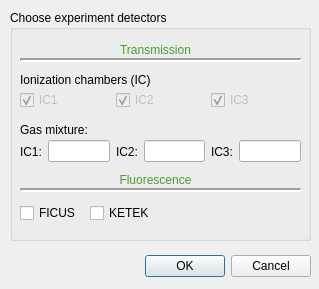
<?xml version="1.0" encoding="UTF-8"?>
<ui version="4.0">
 <class>Dialog</class>
 <widget class="QDialog" name="Dialog">
  <property name="geometry">
   <rect>
    <x>0</x>
    <y>0</y>
    <width>319</width>
    <height>289</height>
   </rect>
  </property>
  <property name="windowTitle">
   <string>Experiment detectors</string>
  </property>
  <widget class="QDialogButtonBox" name="buttonBox">
   <property name="geometry">
    <rect>
     <x>140</x>
     <y>250</y>
     <width>171</width>
     <height>32</height>
    </rect>
   </property>
   <property name="orientation">
    <enum>Qt::Horizontal</enum>
   </property>
   <property name="standardButtons">
    <set>QDialogButtonBox::Cancel|QDialogButtonBox::Ok</set>
   </property>
  </widget>
  <widget class="QGroupBox" name="groupBox">
   <property name="geometry">
    <rect>
     <x>10</x>
     <y>10</y>
     <width>301</width>
     <height>231</height>
    </rect>
   </property>
   <property name="font">
    <font>
     <weight>50</weight>
     <bold>false</bold>
    </font>
   </property>
   <property name="title">
    <string>Choose experiment detectors </string>
   </property>
   <widget class="QLabel" name="label">
    <property name="geometry">
     <rect>
      <x>10</x>
      <y>60</y>
      <width>161</width>
      <height>20</height>
     </rect>
    </property>
    <property name="text">
     <string>Ionization chambers (IC)</string>
    </property>
   </widget>
   <widget class="QCheckBox" name="FICUS">
    <property name="geometry">
     <rect>
      <x>10</x>
      <y>190</y>
      <width>61</width>
      <height>26</height>
     </rect>
    </property>
    <property name="text">
     <string>FICUS</string>
    </property>
    <property name="checked">
     <bool>false</bool>
    </property>
   </widget>
   <widget class="QCheckBox" name="KETEK">
    <property name="enabled">
     <bool>true</bool>
    </property>
    <property name="geometry">
     <rect>
      <x>80</x>
      <y>190</y>
      <width>61</width>
      <height>26</height>
     </rect>
    </property>
    <property name="text">
     <string>KETEK</string>
    </property>
    <property name="checked">
     <bool>false</bool>
    </property>
   </widget>
   <widget class="QLabel" name="label_2">
    <property name="geometry">
     <rect>
      <x>10</x>
      <y>110</y>
      <width>101</width>
      <height>20</height>
     </rect>
    </property>
    <property name="minimumSize">
     <size>
      <width>0</width>
      <height>20</height>
     </size>
    </property>
    <property name="text">
     <string>Gas mixture:</string>
    </property>
   </widget>
   <widget class="Line" name="line">
    <property name="geometry">
     <rect>
      <x>10</x>
      <y>170</y>
      <width>281</width>
      <height>20</height>
     </rect>
    </property>
    <property name="font">
     <font>
      <pointsize>12</pointsize>
      <weight>50</weight>
      <bold>false</bold>
      <kerning>true</kerning>
     </font>
    </property>
    <property name="frameShadow">
     <enum>QFrame::Sunken</enum>
    </property>
    <property name="lineWidth">
     <number>2</number>
    </property>
    <property name="orientation">
     <enum>Qt::Horizontal</enum>
    </property>
   </widget>
   <widget class="QLabel" name="label_3">
    <property name="geometry">
     <rect>
      <x>0</x>
      <y>30</y>
      <width>291</width>
      <height>20</height>
     </rect>
    </property>
    <property name="text">
     <string>&lt;html&gt;&lt;head/&gt;&lt;body&gt;&lt;p&gt;&lt;span style=&quot; color:#499d30;&quot;&gt;Transmission&lt;/span&gt;&lt;/p&gt;&lt;/body&gt;&lt;/html&gt;</string>
    </property>
    <property name="alignment">
     <set>Qt::AlignCenter</set>
    </property>
   </widget>
   <widget class="QLabel" name="label_4">
    <property name="geometry">
     <rect>
      <x>0</x>
      <y>160</y>
      <width>291</width>
      <height>20</height>
     </rect>
    </property>
    <property name="text">
     <string>&lt;html&gt;&lt;head/&gt;&lt;body&gt;&lt;p&gt;&lt;span style=&quot; color:#499d30;&quot;&gt;Fluorescence&lt;/span&gt;&lt;/p&gt;&lt;/body&gt;&lt;/html&gt;</string>
    </property>
    <property name="alignment">
     <set>Qt::AlignCenter</set>
    </property>
   </widget>
   <widget class="Line" name="line_2">
    <property name="geometry">
     <rect>
      <x>10</x>
      <y>40</y>
      <width>281</width>
      <height>20</height>
     </rect>
    </property>
    <property name="font">
     <font>
      <pointsize>12</pointsize>
      <weight>50</weight>
      <bold>false</bold>
      <kerning>true</kerning>
     </font>
    </property>
    <property name="frameShadow">
     <enum>QFrame::Sunken</enum>
    </property>
    <property name="lineWidth">
     <number>2</number>
    </property>
    <property name="orientation">
     <enum>Qt::Horizontal</enum>
    </property>
   </widget>
   <widget class="QWidget" name="layoutWidget">
    <property name="geometry">
     <rect>
      <x>10</x>
      <y>130</y>
      <width>281</width>
      <height>23</height>
     </rect>
    </property>
    <layout class="QHBoxLayout" name="horizontalLayout">
     <item>
      <widget class="QLabel" name="label_IC1gas">
       <property name="minimumSize">
        <size>
         <width>0</width>
         <height>20</height>
        </size>
       </property>
       <property name="text">
        <string>IC1:</string>
       </property>
      </widget>
     </item>
     <item>
      <widget class="QLineEdit" name="IC1GasMix">
       <property name="minimumSize">
        <size>
         <width>0</width>
         <height>21</height>
        </size>
       </property>
       <property name="frame">
        <bool>true</bool>
       </property>
      </widget>
     </item>
     <item>
      <widget class="QLabel" name="label_IC2gas">
       <property name="minimumSize">
        <size>
         <width>0</width>
         <height>20</height>
        </size>
       </property>
       <property name="text">
        <string>IC2:</string>
       </property>
      </widget>
     </item>
     <item>
      <widget class="QLineEdit" name="IC2GasMix">
       <property name="minimumSize">
        <size>
         <width>0</width>
         <height>21</height>
        </size>
       </property>
       <property name="frame">
        <bool>true</bool>
       </property>
      </widget>
     </item>
     <item>
      <widget class="QLabel" name="label_IC3gas">
       <property name="minimumSize">
        <size>
         <width>0</width>
         <height>20</height>
        </size>
       </property>
       <property name="text">
        <string>IC3:</string>
       </property>
      </widget>
     </item>
     <item>
      <widget class="QLineEdit" name="IC3GasMix">
       <property name="minimumSize">
        <size>
         <width>0</width>
         <height>21</height>
        </size>
       </property>
       <property name="frame">
        <bool>true</bool>
       </property>
      </widget>
     </item>
    </layout>
   </widget>
   <widget class="QWidget" name="layoutWidget">
    <property name="geometry">
     <rect>
      <x>10</x>
      <y>80</y>
      <width>281</width>
      <height>20</height>
     </rect>
    </property>
    <layout class="QHBoxLayout" name="horizontalLayout_2">
     <item>
      <widget class="QCheckBox" name="IC1">
       <property name="enabled">
        <bool>false</bool>
       </property>
       <property name="text">
        <string>IC1</string>
       </property>
       <property name="checked">
        <bool>true</bool>
       </property>
      </widget>
     </item>
     <item>
      <widget class="QCheckBox" name="IC2">
       <property name="enabled">
        <bool>false</bool>
       </property>
       <property name="text">
        <string>IC2</string>
       </property>
       <property name="checked">
        <bool>true</bool>
       </property>
      </widget>
     </item>
     <item>
      <widget class="QCheckBox" name="IC3">
       <property name="enabled">
        <bool>false</bool>
       </property>
       <property name="text">
        <string>IC3</string>
       </property>
       <property name="checked">
        <bool>true</bool>
       </property>
      </widget>
     </item>
    </layout>
   </widget>
  </widget>
 </widget>
 <tabstops>
  <tabstop>IC1GasMix</tabstop>
  <tabstop>IC2GasMix</tabstop>
  <tabstop>IC3GasMix</tabstop>
  <tabstop>FICUS</tabstop>
  <tabstop>KETEK</tabstop>
  <tabstop>IC2</tabstop>
  <tabstop>IC3</tabstop>
  <tabstop>IC1</tabstop>
 </tabstops>
 <resources/>
 <connections>
  <connection>
   <sender>buttonBox</sender>
   <signal>accepted()</signal>
   <receiver>Dialog</receiver>
   <slot>accept()</slot>
   <hints>
    <hint type="sourcelabel">
     <x>248</x>
     <y>254</y>
    </hint>
    <hint type="destinationlabel">
     <x>157</x>
     <y>274</y>
    </hint>
   </hints>
  </connection>
  <connection>
   <sender>buttonBox</sender>
   <signal>rejected()</signal>
   <receiver>Dialog</receiver>
   <slot>reject()</slot>
   <hints>
    <hint type="sourcelabel">
     <x>316</x>
     <y>260</y>
    </hint>
    <hint type="destinationlabel">
     <x>286</x>
     <y>274</y>
    </hint>
   </hints>
  </connection>
 </connections>
</ui>
